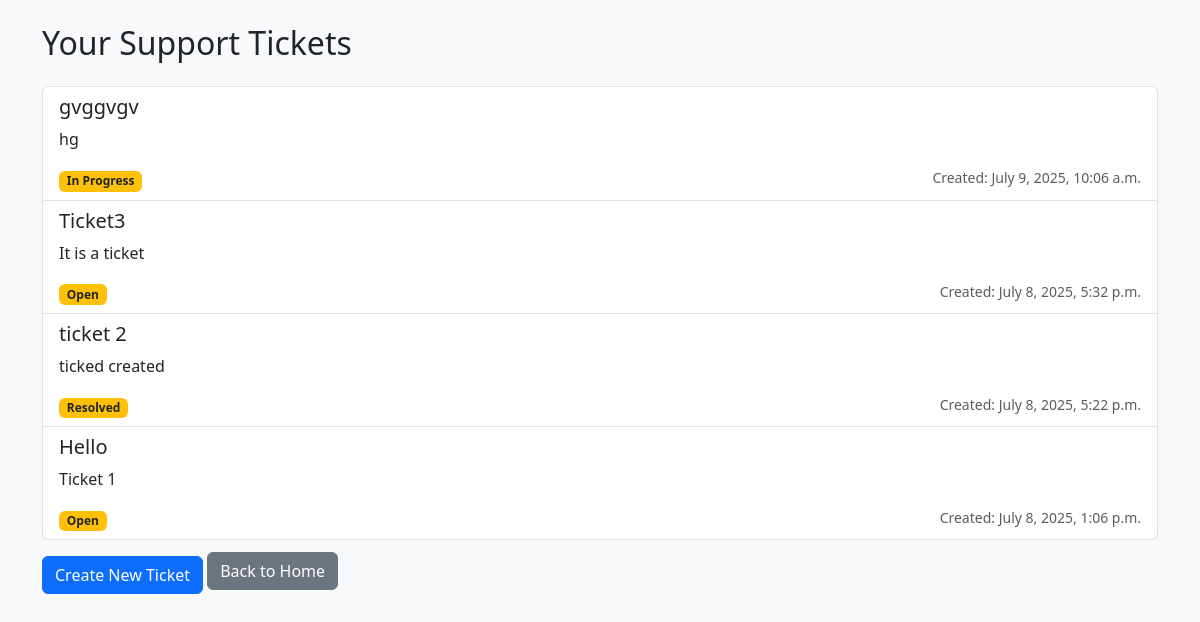
The page /dashboard/ (signed in) on the database its author committed.
### helpdesk/models.py (models this page shows, shortened)
class Ticket(models.Model):
    STATUS_CHOICES = [
        ('Open', 'Open'),
        ('In Progress', 'In Progress'),
        ('Resolved', 'Resolved'),
    ]
    user = models.ForeignKey(User, on_delete=models.CASCADE)
    subject = models.CharField(max_length=255)
    description = models.TextField()
    status = models.CharField(max_length=20, choices=STATUS_CHOICES, default='Open')
    created_at = models.DateTimeField(auto_now_add=True)

### helpdesk/views.py (the view)
# urls.py: path('dashboard/', user_dashboard, name='ticket_list'),
@login_required
def user_dashboard(request):
    tickets = Ticket.objects.filter(user=request.user).order_by('-created_at')
    return render(request, 'helpdesk/user_dashboard.html', {'tickets': tickets})

### helpdesk/templates/helpdesk/user_dashboard.html (shortened to what this page needs)
<!DOCTYPE html>
<html>
<head>
</head>
<body>
    {% extends 'helpdesk/base.html' %}
    {% block content %}
        <h2 class="mb-4">Your Support Tickets</h2>
        {% if tickets %}
            <div class="list-group">
                {% for ticket in tickets %}
                    <div class="list-group-item">
                        <h5>{{ ticket.subject }}</h5>
                        <p>{{ ticket.description }}</p>
                        <span class="badge bg-warning text-dark">{{ ticket.status }}</span>
                        <small class="text-muted float-end">Created: {{ ticket.created_at }}</small>
                    </div>
                {% endfor %}
            </div>
        {% else %}
            <p>No tickets found.</p>
        {% endif %}
        <a href="/create-ticket/" class="btn btn-primary mt-3">Create New Ticket</a>
        <a href="/" class="btn btn-secondary mt-2">Back to Home</a>
    {% endblock %}

### helpdesk/templates/helpdesk/base.html (shortened to what this page needs)
<!DOCTYPE html>
<html lang="en">
<head>
    <link href="https://cdn.jsdelivr.net/npm/bootstrap@5.3.3/dist/css/bootstrap.min.css" rel="stylesheet">
</head>
<body class="bg-light">
    <div class="container mt-4">
        {% block content %}
        {% endblock %}
    </div>
</body>
</html>

### rows shown on the page
Ticket: subject "gvggvgv", description "hg", status "In Progress", created_at "July 9, 2025, 10:06 a.m."
Ticket: subject "Ticket3", description "It is a ticket", status "Open", created_at "July 8, 2025, 5:32 p.m."
Ticket: subject "ticket 2", description "ticked created", status "Resolved", created_at "July 8, 2025, 5:22 p.m."
Ticket: subject "Hello", description "Ticket 1", status "Open", created_at "July 8, 2025, 1:06 p.m."
